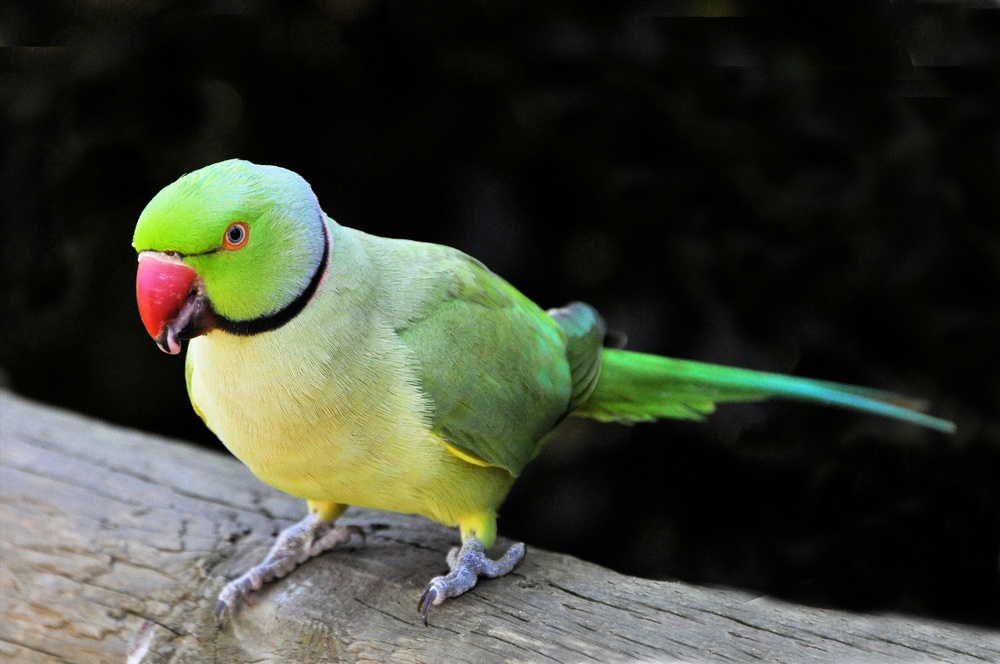
#> input picture CH - 3/hqdefault.jpg, 1000 x 664 px, shrunk from 4288 x 2848 before the run
$ jupyter execute --allow-errors 3.ipynb
#> lines starting #> are read from the running program, lines starting #| are printed output that depends on the picture
[cell 1]
# kmeans algorithm : unsupervised learning(clustering)

import matplotlib.pyplot as plt
import pandas as pd
from sklearn.cluster import KMeans

# step : 1 load the data
plt.figure()
data = pd.read_csv("Book1.csv")
#> (reads CH - 3/Book1.csv from the repository)
x = data.iloc[:,0]
y = data.iloc[:,1]
plt.scatter(x,y)

# step : 2 load the model
model=KMeans(init="k-means++",n_clusters=4)

# step : 3 train the model
model.fit(data)

# use the model to diaplay the clusters
result = model.predict(data)
print(result)

# find the centroids (center point)
centroids = model.cluster_centers_
print(centroids)
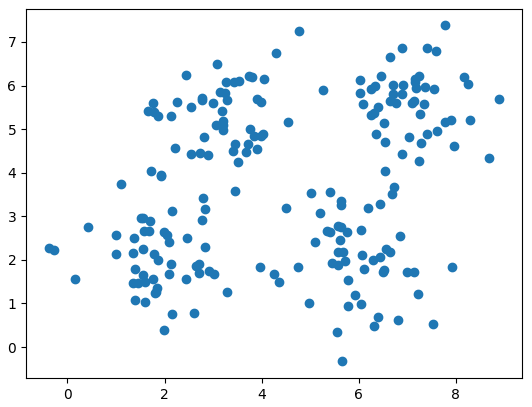
#> figure drawn by matplotlib, 1 panel

[cell 2]
import numpy as np
import matplotlib.pyplot as plt
from sklearn import metrics
from sklearn.cluster import KMeans
import pandas as pd

# Load the CSV file
data = pd.read_csv("Book1.csv")
x = data.iloc[:, 0]
y = data.iloc[:, 1]

# Plot the dataset to identify the clusters
plt.figure()
plt.scatter(x, y, marker='o', facecolors='none', edgecolors='k', s=30)
plt.title('Input data')
plt.xticks(())
plt.yticks(())

# Load the Model
kmeans = KMeans(init='k-means++', n_clusters=4)

# Train the Model
kmeans.fit(data)

# Use the Model to predict values
results = kmeans.predict(data)
print(results)

# Find the centroids
centroids = kmeans.cluster_centers_
print(centroids)

# Plot the clusters along with centroids
plt.figure()
plt.scatter(x, y, marker='o', facecolors='none', edgecolors='k', s=30)
plt.scatter(centroids[:, 0], centroids[:, 1], marker='o', s=200, color='r')
plt.title('Centroids on boundaries obtained using KMeans')
plt.show()
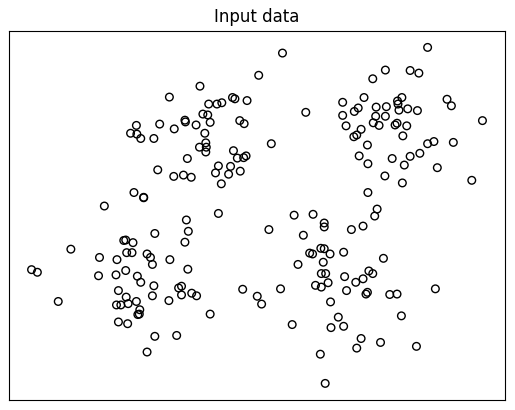
#> figure drawn by matplotlib, 1 panel
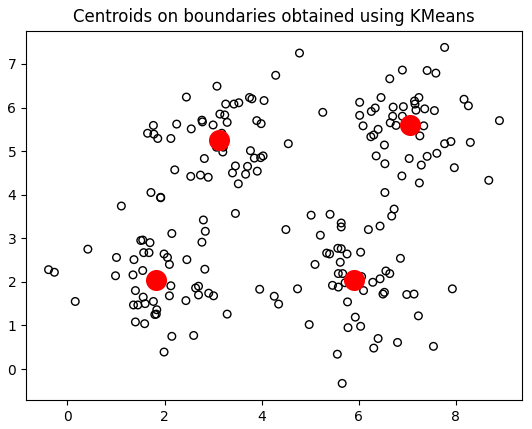
#> figure drawn by matplotlib, 1 panel

[cell 3]
import numpy as np
import matplotlib.pyplot as plt
from sklearn import metrics
from sklearn.cluster import KMeans
import pandas as pd

# Load the CSV file
data = pd.read_csv("clustering.csv")
#> (reads CH - 3/clustering.csv from the repository)
x = data["ApplicantIncome"]
y = data["LoanAmount"]
data = list(zip(x,y))

# Plot the dataset to identify the clusters
plt.figure()
plt.scatter(x, y, marker='o', facecolors='none', edgecolors='k', s=30)
plt.title('Input data')
plt.xticks(())
plt.yticks(())

# Load the Model
kmeans = KMeans(init='k-means++', n_clusters=3)

# Train the Model
kmeans.fit(data)

# Use the Model to predict values
results = kmeans.predict(data)
print(results)

# Find the centroids
centroids = kmeans.cluster_centers_
print(centroids)

# Plot the clusters along with centroids
plt.figure()
plt.scatter(x, y, marker='o', facecolors='none', edgecolors='k', s=30)
plt.scatter(centroids[:, 0], centroids[:, 1], marker='o', s=200, color='r')
plt.title('Input data')
plt.xticks(())
plt.yticks(())
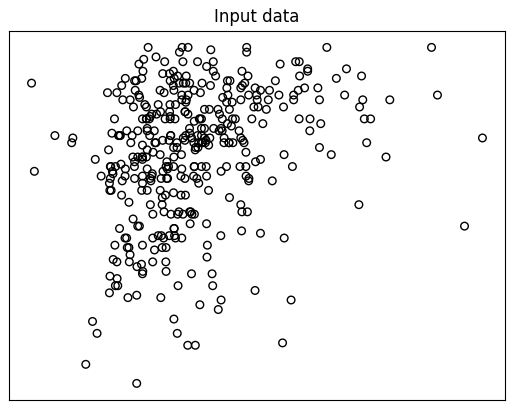
#> figure drawn by matplotlib, 1 panel

[cell 4]
import numpy as np
import matplotlib.pyplot as plt
from sklearn import metrics
from sklearn.cluster import KMeans
import pandas as pd

# Load the CSV file
data = pd.read_csv("Wholesale customers data.csv")
#> (reads CH - 3/Wholesale customers data.csv from the repository)
x = data["Fresh"]
y = data["Milk"]
data = list(zip(x,y))

# Plot the dataset to identify the clusters
plt.figure()
plt.scatter(x, y, marker='o', facecolors='none', edgecolors='k', s=30)
plt.title('Input data')
plt.xticks(())
plt.yticks(())

# Load the Model
kmeans = KMeans(init='k-means++', n_clusters=2)

# Train the Model
kmeans.fit(data)

# Use the Model to predict values
results = kmeans.predict(data)
print(results)

# Find the centroids
centroids = kmeans.cluster_centers_
print(centroids)

# Plot the clusters along with centroids
plt.figure()
plt.scatter(x, y, marker='o', facecolors='none', edgecolors='k', s=30)
plt.scatter(centroids[:, 0], centroids[:, 1], marker='o', s=200, color='r')
plt.title('Input data')
plt.xticks(())
plt.yticks(())
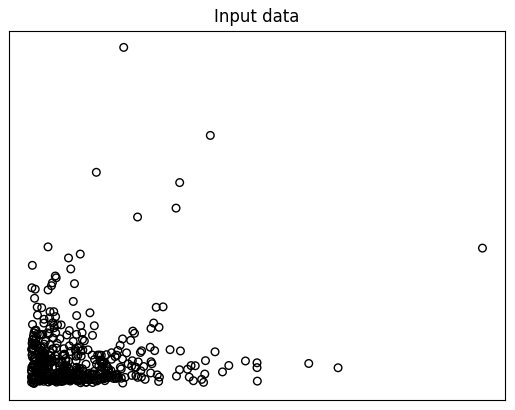
#> figure drawn by matplotlib, 1 panel

[cell 5]
import numpy as np
import matplotlib.pyplot as plt
from sklearn import metrics
from sklearn.cluster import KMeans
import pandas as pd

# Load the CSV file
data = pd.read_csv("2017.csv")
#> (reads CH - 3/2017.csv from the repository)
x = data["Happiness.Score"]
y = data["Whisker.high"]
data = list(zip(x,y))

# Plot the dataset to identify the clusters
plt.figure()
plt.scatter(x, y, marker='o', facecolors='none', edgecolors='k', s=30)
plt.title('Input data')
plt.xticks(())
plt.yticks(())

# Load the Model
kmeans = KMeans(init='k-means++', n_clusters=2)

# Train the Model
kmeans.fit(data)

# Use the Model to predict values
results = kmeans.predict(data)
print(results)

# Find the centroids
centroids = kmeans.cluster_centers_
print(centroids)

# Plot the clusters along with centroids
plt.figure()
plt.scatter(x, y, marker='o', facecolors='none', edgecolors='k', s=30)
plt.scatter(centroids[:, 0], centroids[:, 1], marker='o', s=200, color='r')
plt.title('Input data')
plt.xticks(())
plt.yticks(())
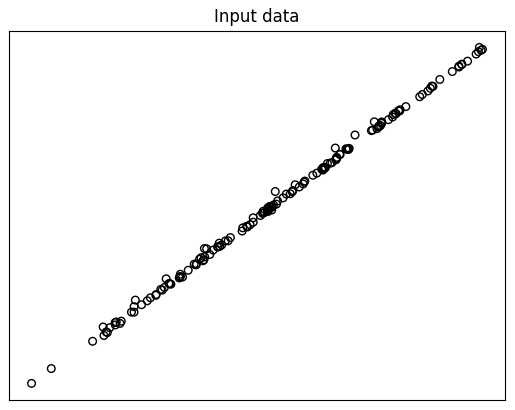
#> figure drawn by matplotlib, 1 panel

[cell 6]
from sklearn.cluster import KMeans
data = pd.read_csv("2017.csv")
print(type(data))
data = data.iloc[:,1:]
Kmeans_obj = KMeans(init = 'k-means++',n_clusters=3)
Kmeans_obj.fit_predict(data)

[cell 7]
#  meanshift clustring

from sklearn.cluster import MeanShift, estimate_bandwidth
import pandas as pd

# Load the CSV file
data = pd.read_csv("2017.csv")

# preprocess
data = data.iloc[:,1:]

# calculate the bandwidth
bandwidth = estimate_bandwidth(data)

# load the model
meanshift = MeanShift(bandwidth = bandwidth)

# train the model
result = meanshift.fit(data)

# show the results
result.predict(data)

[cell 8]
from sklearn.cluster import MeanShift, estimate_bandwidth
import pandas as pd

# Load the CSV file
data = pd.read_csv("clustering.csv")

# preprocess
data = data.iloc[:,6:11]

# calculate the bandwidth
bandwidth = estimate_bandwidth(data)

# load the model
meanshift = MeanShift(bandwidth = bandwidth)

# train the model
result = meanshift.fit(data)

# show the results
result.predict(data)

[cell 9]
# Agglomatrive clusters

from sklearn.cluster import AgglomerativeClustering
import numpy as np
import pandas as pd

# read the dataset
data=pd.read_csv("2017.csv")

# preprocess
data=data.iloc[:,1:]

agglomerative_obj = AgglomerativeClustering(n_clusters=2,metric='euclidean',linkage='ward')

agglomerative_obj.fit_predict(data)

[cell 10]
# Dangogram

import matplotlib.pyplot as plt
import scipy.cluster.hierarchy as sch
from sklearn.preprocessing import normalize
import pandas as pd

# Assuming 'data' is a DataFrame that contains your dataset

# Preprocessing data by normalizing it
data_scaled = normalize(data)
data_scaled = pd.DataFrame(data_scaled, columns=data.columns)

# Plotting the dendrogram
plt.figure(figsize=(10, 7))
plt.title("Dendrogram")
dend = sch.dendrogram(sch.linkage(data_scaled, method='ward'))

plt.show()
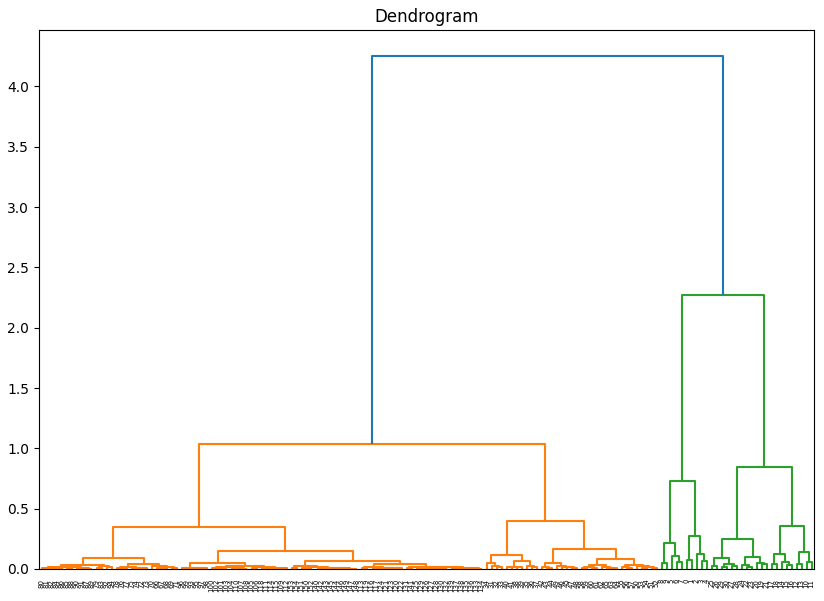
#> figure drawn by matplotlib, 1 panel

[cell 11]
from sklearn.cluster import AgglomerativeClustering
import numpy as np
import pandas as pd

# read the dataset
data1=pd.read_csv("clustering.csv")

# preprocess
data1 = data1.iloc[:,6:11]

agglomerative_obj = AgglomerativeClustering(n_clusters=2,metric='euclidean',linkage='ward')

agglomerative_obj.fit_predict(data1)

[cell 12]
import matplotlib.pyplot as plt
import scipy.cluster.hierarchy as sch
from sklearn.preprocessing import normalize
import pandas as pd


# # Preprocessing data by normalizing it
# data_scaled = normalize(data1)
# data_scaled = pd.DataFrame(data_scaled, columns=data.columns)

# Plotting the dendrogram
plt.figure(figsize=(10, 7))
plt.title("Dendrogram")
dend = sch.dendrogram(sch.linkage(data1, method='ward'))

plt.show()
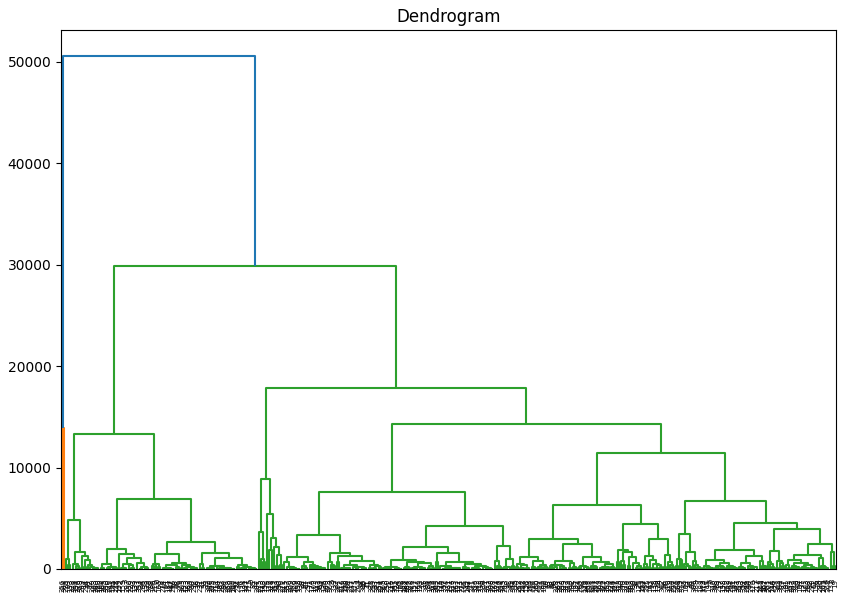
#> figure drawn by matplotlib, 1 panel

[cell 13]
# pip install scikit-image

from skimage import io
from sklearn.cluster import KMeans
import numpy as np
import matplotlib.pyplot as plt
import matplotlib.image as img

image = io.imread("hqdefault.jpg")
#> image is the input picture: shape (664, 1000, 3); mean R, G, B 59.8, 63.9, 51.7

# preprocessing : normalization
img_new = (image/255).reshape(-1,3)

# load the model
img_kmeans = KMeans(n_clusters = 4)

# train the model
img_kmean = img_kmeans.fit(img_new)

# rearrange the image using the results
img_rearranged = img_kmean.cluster_centers_[img_kmean.labels_]

img_reshaped = np.reshape(img_rearranged,(image.shape))
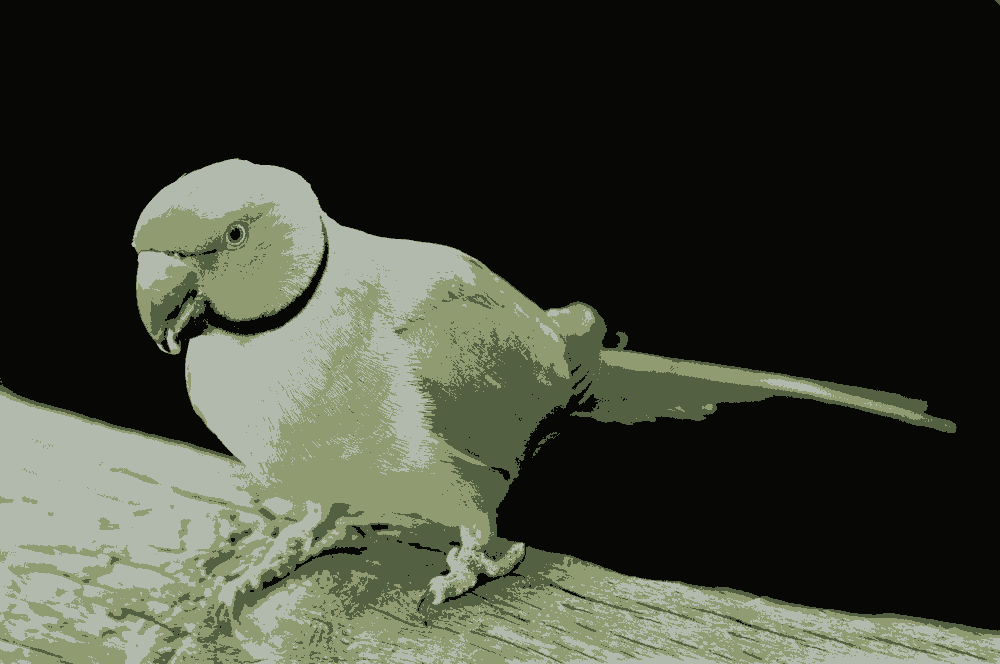
#> img_reshaped: shape (664, 1000, 3) float64; mean R, G, B 0.235, 0.251, 0.202
img.imsave("new.jpg",img_reshaped)
